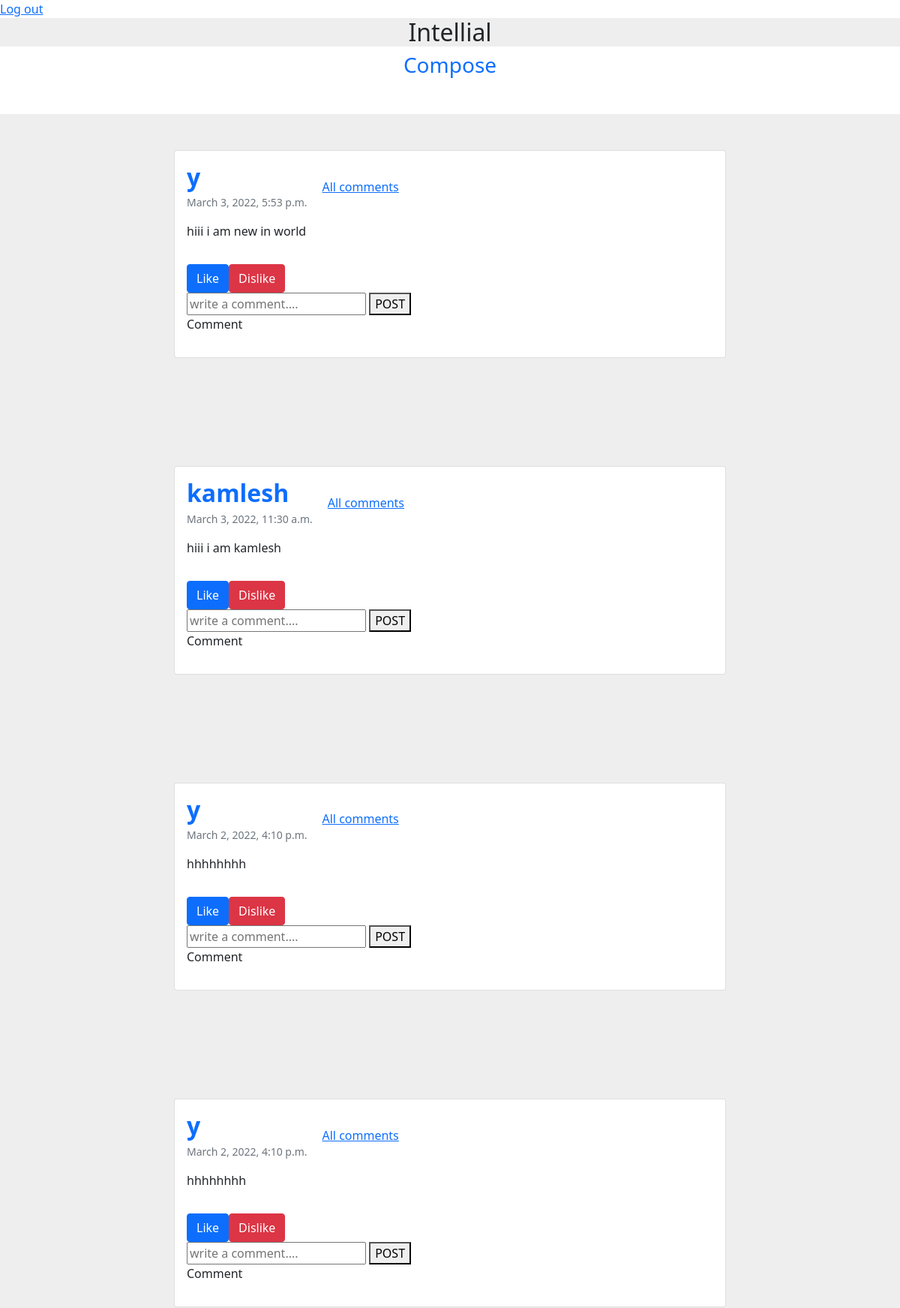
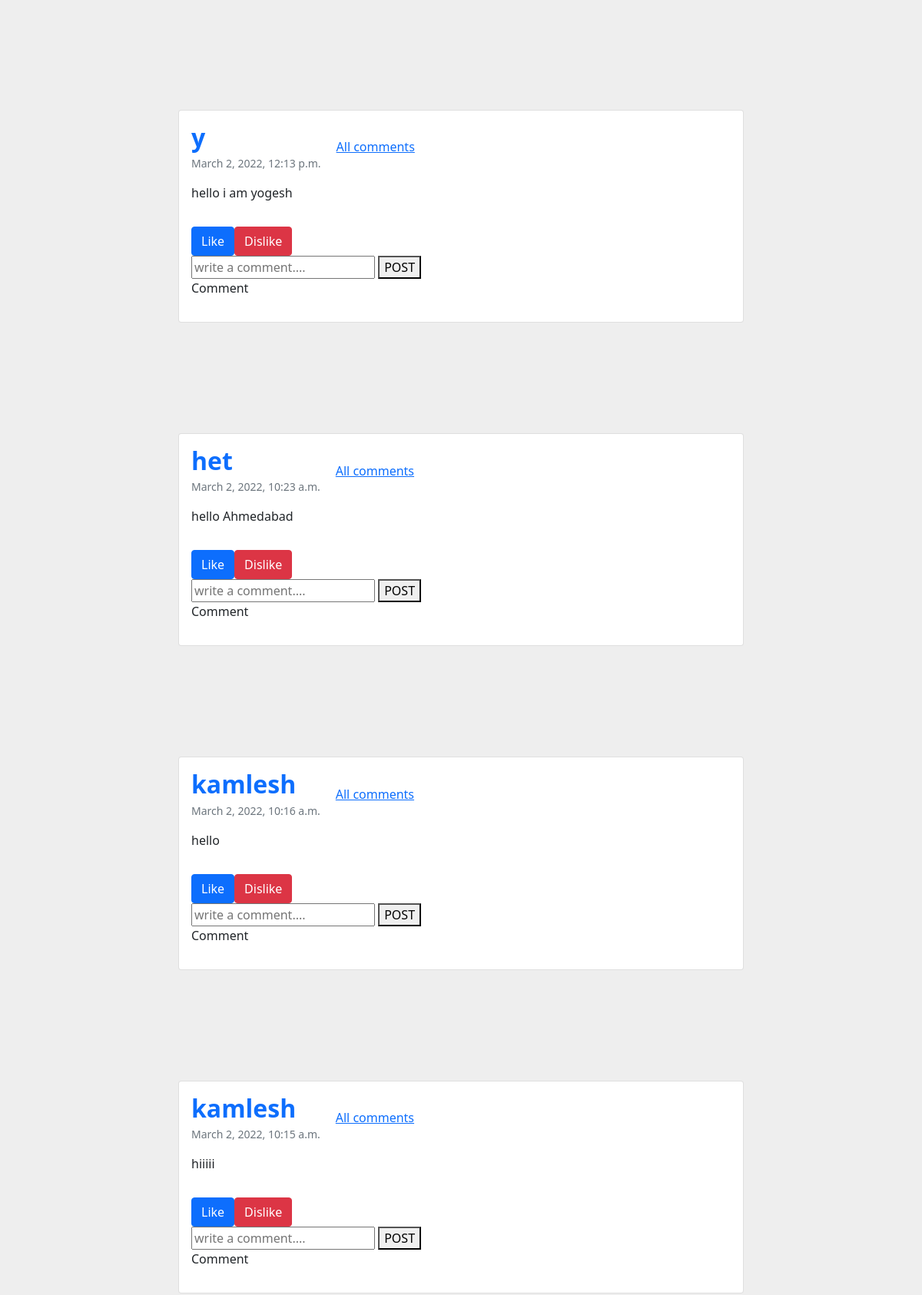
Page /post_listing/ (signed in, upper part) on the committed database (2 pictures, top to bottom).
### post_app/models.py (models this page shows, shortened)
class Post(models.Model):
    user = models.ForeignKey(User,on_delete=models.CASCADE)
    post_message = models.TextField(max_length=100)
    created = models.DateTimeField(auto_now_add=True)

### post_app/views.py (the view)
# urls.py: path('post_listing/',post_listing,name='post_listing'),
def post_listing(request):
    post = Post.objects.values("id","user__username","post_message","created").order_by('-created')
    comments = Comment.objects.values("comment","post_id","user__username","created").order_by('-created')
    like=Like.objects.values('like','post_id','user__username','id')
    return render(request,'post_listing.html',{'post':post,'comments':comments,'like':like})

### post_app/templates/post_listing.html (shortened to what this page needs)
<!DOCTYPE html>
<html lang="en">
<head>
    <link href="https://cdn.jsdelivr.net/npm/bootstrap@5.1.3/dist/css/bootstrap.min.css" rel="stylesheet"
>
</head>
<body>
    <div>
        <a href="{% url 'logout' %}">Log out</a>
    </div>
    <center>
        <div>
            <h2 style="background-color: #eee;">Intellial</h2>
        </div>
    </center>
    <center>
        <div>
            <h3 id="postbtn" class="text-primary mb-1">Compose</h3>
        </div>
    </center>
    <section style="background-color: #eee;">
        {% for i in post %}
        <div class="container my-5 py-5">
            <div class="row d-flex justify-content-center">
                <div class="col-md-12 col-lg-10 col-xl-8">
                    <div class="card">
                        <div class="card-body">
                            <div class="d-flex flex-start align-items-center">
                                <div>
                                    <h2 class="fw-bold text-primary mb-1">{{i.user__username}}</h2>
                                    <p class="text-muted small mb-0">
                                        {{i.created}}
                                    </p>
                                </div>
                                <a href="{% url 'post_with_comment' id=i.id %}" style="margin-left: 20px;">All comments
                                </a>
                            </div>
                            <p class="mt-3 mb-4 pb-2">{{i.post_message}}
                            </p>
                            <div class="small d-flex justify-content-start">
                                <form action="{% url 'like' id=i.id %}" method="post">
                                    <button type='submit' name='post_id' value="{{ i.id }}" id="like"
                                        class="btn btn-primary">Like{{number_of_like}}</button>
                                </form>
                                <form action="{% url 'dislike' id=i.id %}" method="post">
                                    <button type='submit' name='post_id' value="{{ i.id }}" id="like"
                                        class="btn btn-danger">Dislike </button>
                                </form>
                            </div>
                            <form action="{% url 'comment_on_post' id=i.id %}" method="post">
                                <div class="div">
                                    <input type="text" name="comment" class="comment" placeholder="write a comment...."
                                        required>
                                    <button type=" submit">POST</button>
                                </div>
                            </form>
                            <div class="main">
                                <p class="comment">Comment</p>
                            </div>
                        </div>
                    </div>
                </div>
            </div>
        </div>
        {% endfor %}
    </section>
</body>
</html>

### rows in the picture
Post: user__username "y", created "March 3, 2022, 5:53 p.m.", post_message "hiii i am new in world", {{ i.id }} 37 (drawn)
Post: user__username "kamlesh", created "March 3, 2022, 11:30 a.m.", post_message "hiii i am kamlesh", {{ i.id }} 34 (drawn)
Post: user__username "y", created "March 2, 2022, 4:10 p.m.", post_message "hhhhhhhh", {{ i.id }} 32 (drawn)
Post: user__username "y", created "March 2, 2022, 4:10 p.m.", post_message "hhhhhhhh", {{ i.id }} 31 (drawn)
Post: user__username "y", created "March 2, 2022, 12:13 p.m.", post_message "hello i am yogesh", {{ i.id }} 30 (drawn)
Post: user__username "het", created "March 2, 2022, 10:23 a.m.", post_message "hello Ahmedabad", {{ i.id }} 29 (drawn)
Post: user__username "kamlesh", created "March 2, 2022, 10:16 a.m.", post_message "hello", {{ i.id }} 28 (drawn)
Post: user__username "kamlesh", created "March 2, 2022, 10:15 a.m.", post_message "hiiiii", {{ i.id }} 27 (drawn)
